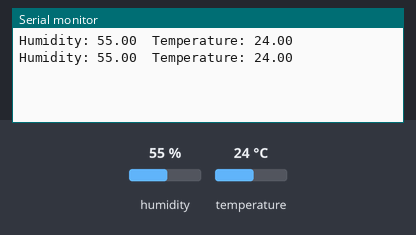
A sketch run on a simulated Arduino Uno, built with avr-gcc and run on an emulated ATmega328P. Shown: the last lines printed to the serial monitor. Inputs (shaded band) come from the test bench; at power-on: humidity 55 %, temperature 24 °C.

Above: at 1.8 s.
1.9 s: humidity set to 22 %
At 2.8 s:
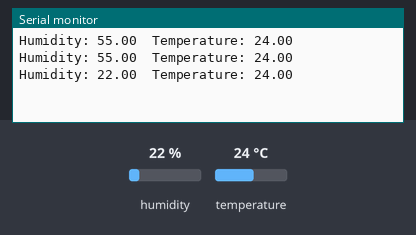
3.4 s: temperature set to 12 °C
At 4.7 s:
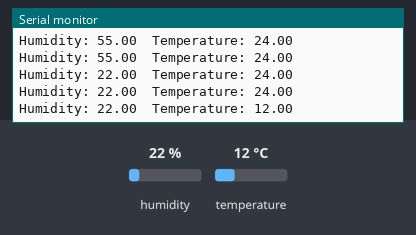
4.9 s: humidity set to 40 %
At 5.6 s:
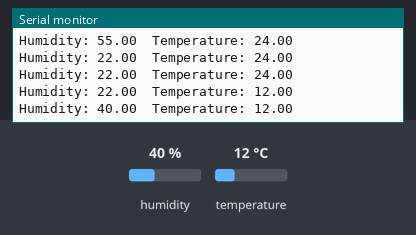
Timing chart, 0 to 7.9 s (numbered marks = the images above; inputs shaded):
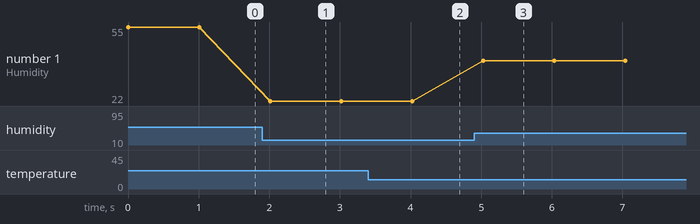

Measured:
- after the input at 1.9 s, the serial monitor: prints a new line after 0.11 s (image 1)
- after the input at 3.4 s, the serial monitor: prints a new line after 0.62 s (image 2)
- after the input at 4.9 s, the serial monitor: prints a new line after 0.13 s (image 3)
- plotted number 1: 55 → 22 after the input at 1.9 s, 22 → 40 after the input at 4.9 s

The sketch:

DHT11_V1.0.ino
```cpp
/*
Project:  DHT11 Temperatur und Luftfeuchte Sensor
Author:   Thomas Edlinger for www.edistechlab.com
Date:     Created 29.08.2020
Version:  V1.0
IDE:      Arduino IDE 1.8.13
 
Required Board (Tools -> Board -> Boards Manager...)
 - Board: esp8266 by ESP8266 Community   V2.7.4
 - Board: esp32   by Espressif Systems   V1.0.2

Required libraries (sketch -> include library -> manage libraries)
 - Adafruit_DHT sensor library V1.3.10 
 - Adafruit Unified Sensor Library V1.1.4

Wirering for the DHT11 Sensor:
DHT11       ESP32       ESP8266     UNO         Mega
VCC         3.3V        3.3V        3.3V        3.3V
GND         GND         GND         GND         GND
OUT         22          D1/5        A5          21
*/

#include <Adafruit_Sensor.h>
#include <DHT.h>
#include <DHT_U.h>
#define DHTPIN 5        //Pin an dem das OUT Signal angeschlossen ist.
float temp = 0.00;
float hum = 0.00;
DHT_Unified dht(DHTPIN, DHT11);

void setup() {
  Serial.begin(115200);
  dht.begin();
}

void loop() {
  sensors_event_t event;
  dht.humidity().getEvent(&event);    //Luftfeuchte messen und ausgeben
  hum = event.relative_humidity;
  Serial.print("Humidity: ");
  Serial.print( String(hum));
  dht.temperature().getEvent(&event); //Temperatur messen und ausgeben
  temp = event.temperature;
  Serial.print("\tTemperature: ");
  Serial.println( String(temp));
  delay(1000);    // eine Sekunden warten, DHT11 Sensor Antwortzeit ist 1 Sek.
}
```
